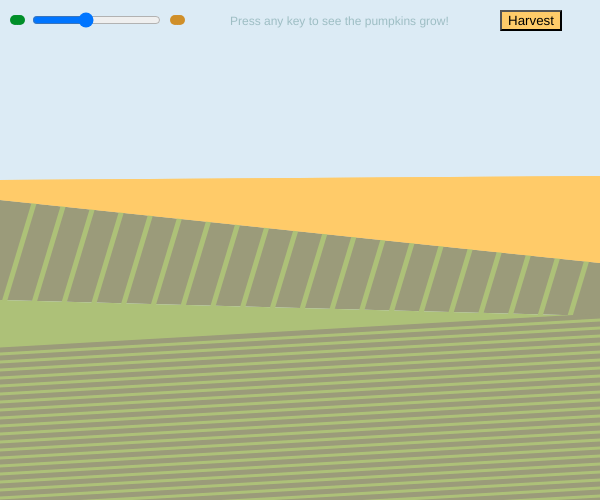
Frame 1 (no input)
Frame 60 (no input): identical to frame 1, image omitted
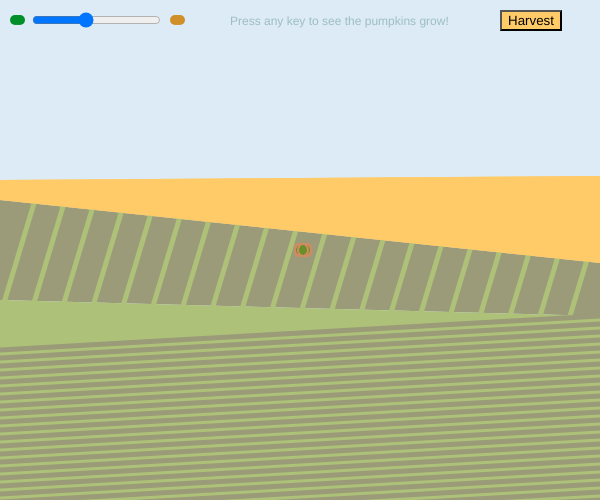
Frame 120 (the mouse pressed at the canvas centre since frame 60)

The p5.js sketch that drew these frames (run headless with seeded random() and noise() and a simulated clock; from frame 60 on, the mouse is pressed at the canvas centre):

// p5.js sketch
// ── sketch.js
var pumpkins = [];

function setup() {
  createCanvas(600, 500);
  background(220, 235, 245);

  pumpkinIcon(0, 15);
  pumpkinIcon(208, 175);
  slider = createSlider(5, 250, 100, 10);
  slider.position(30, 10);

  fill(114, 158, 161, 150);
  textFont("Helvetica");
  text("Press any key to see the pumpkins grow!", 230, 25);

  button = createButton("Harvest");
  button.position(500, 10);
  let buttonC = color(255, 203, 105);
  //button.style('color','white')
  button.style("background-color", buttonC);
  button.mousePressed(harvest);

  farmland();
}

function draw() { 
  for (let i = 0; i < pumpkins.length; i++) {
    pumpkins[i].display();
  }
  if (keyIsPressed === true) {
    for (let p of pumpkins) {
      p.grow();
    }
  }
}

// function plantPumpkins(){
//    pumpkins[pumpkins.length] = new plantedPumpkins(random(width), random(180,500));
// }

function mousePressed() {
  if (mouseY > 180) {
    pumpkins[pumpkins.length] = new plantedPumpkins(mouseX, mouseY);
  }

  //   for (let i = pumpkins.length - 1; i >= 0; i--) {
  //   if (pumpkins[i].contains(mouseX, mouseY)) {
  //     pumpkins.splice(i, 1);
  //   }
  // }
}

function harvest() {
  // for (let p of pumpkins) {
  //   if (this.r>25) {
  //     pumpkins.splice(p, 1);
  //   }
  // }
  console.log("harvest");
  for (let i = pumpkins.length - 1; i >= 0; i--) {
    if (pumpkins[i].r > 30) {
      pumpkins.splice(i, 1);
    }
  }
}

class plantedPumpkins {
  constructor(x, y) {
    this.x = x;
    this.y = y;
    this.r = 10;
    this.c = slider.value();
  }

  display() {
    stroke(208, 140, 96);
    strokeWeight(2);

    // fill(245, 143, 41);
    fill(this.c, 143, 41);

    ellipse(this.x, this.y, this.r, this.r * 1.2);
    ellipse(this.x + this.r * 0.6, this.y, this.r, this.r * 1.2);
    ellipse(this.x + this.r * 0.3, this.y, this.r, this.r * 1.2);
  }

  grow() {
    if (this.r < 50) {
      this.r++;
    }
  }

  // harvestable() {
  //   return this.r > 25;
  // }
}

function farmland() {
  // for (xpos = 30; xpos < width-30; xpos += 100){
  //   for (ypos = 20; ypos < height-20; ypos += 80){
  //   rect(xpos, ypos, 80, 50, 15);
  //   }
  // }
  noStroke();
  fill(255, 203, 105);
  quad(0, 180, 0, 200, width, 263, width, 176);

  fill(155, 155, 122);
  quad(0, 200, 0, 300, width, 316, width, 263);

  strokeWeight(5);
  stroke(173, 193, 120);

  for (x = 0; x < 600; x += 30) {
    line(35 + x, 200, 0 + x, 316);
  }

  noStroke();
  fill(255, 203, 105);
  quad(0, 180, 0, 200, width, 263, width, 176);

  noStroke();

  fill(173, 193, 120);
  quad(0, 300, 0, 500, width, 500, width, 316);

  strokeWeight(5);
  stroke(155, 155, 122);

  for (y = 0; y < 200; y += 8) {
    line(0, 350 + y, width, 316 + y);
  }
}

function pumpkinIcon(r, x) {
  noStroke();

  fill(r, 143, 41);

  ellipse(x, 20, 10);
  ellipse(x + 2.5, 20, 10);
  ellipse(x + 5, 20, 10);
}
